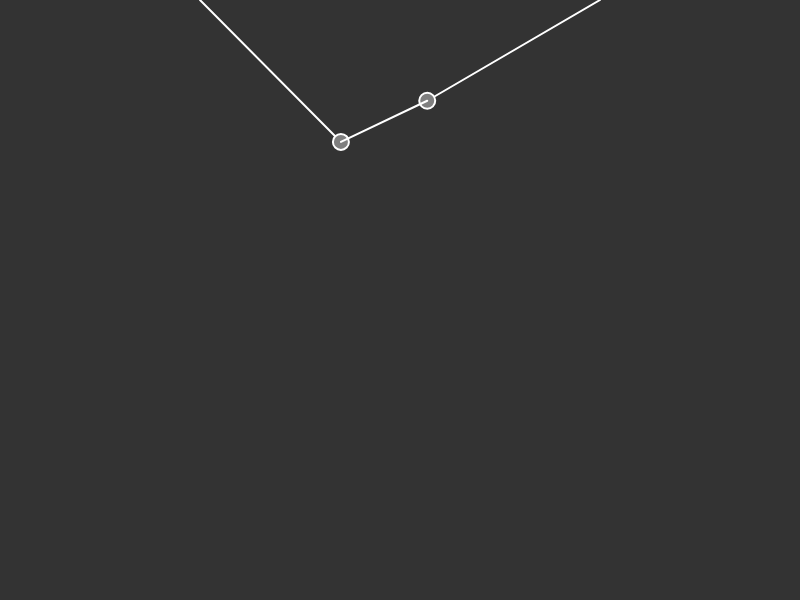
Frame 1 (no input)
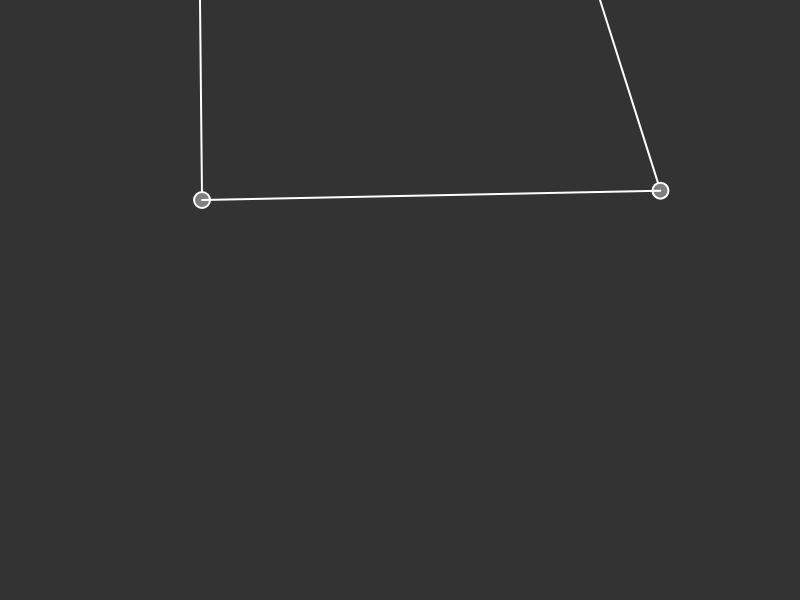
Frame 60 (no input)
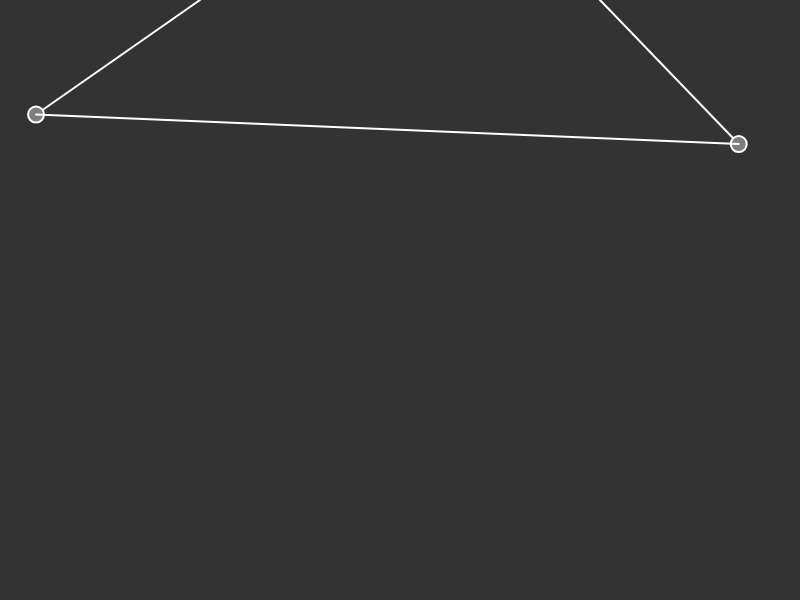
Frame 120 (the mouse pressed at the canvas centre since frame 60)

The p5.js sketch that drew these frames (run headless with seeded random() and noise() and a simulated clock; from frame 60 on, the mouse is pressed at the canvas centre):

// p5.js sketch
// ── sketch.js
let gravity;
let spring1;
let pendulum1;
let pendulum2;

function setup() {
    createCanvas(800, 600);
    pendulum1 = new Pendulum(width / 4, 0, 200, PI / 4);
    pendulum2 = new Pendulum(3 * width / 4, 0, 200, -PI / 3);
    spring1 = new Spring(0.001, width/2, pendulum1, pendulum2);
    gravity = createVector(0, 1);
}

function draw() {
    background(51);
    pendulum1.applyForce(gravity);
    pendulum2.applyForce(gravity);

    pendulum1.update();
    pendulum2.update();
    spring1.update();

    pendulum1.show();
    pendulum2.show();
    spring1.show()
}

// ── Particle.js
class Particle {
    constructor(x, y, mass = 1, drag = 0.005) {
        this.pos = createVector(x, y);
        this.acc = createVector(0, 0);
        this.vel = createVector(0, 0);
        this.mass = mass;
        this.drag = 0.001;
    }

    update() {
        this.vel.mult(1 - this.drag);

        this.vel.add(this.acc);
        this.pos.add(this.vel);
        this.acc.mult(0);
    }

    /**
    * @param {p5.Vector} force
    */
    applyForce(force) {
        let f = force.copy();
        f.div(this.mass);
        this.acc.add(f);
    }

    show() {
        stroke(200);
        strokeWeight(2);
        fill(127);
        ellipse(this.pos.x, this.pos.y, 50, 50);
    }
}
// ── Pendulum.js
class Pendulum {
    constructor(anchorX, anchorY, len, angle, mass = 1, drag = 0) {

        this.anchor = createVector(anchorX, anchorY);

        this.mass = mass;
        this.drag = drag;

        this.len = len;
        this.angle = angle;
        this.angleVel = 0;
        this.angleAcc = 0;

        this.pos = createVector();
        this.updatePosition();

        this.angleHistory = [];
        this.historyScale = 2;
    }

    update() {
        this.angleVel *= 1 - this.drag;
        this.angleVel += this.angleAcc;
        this.angle += this.angleVel;
        this.angleAcc = 0;
        this.updatePosition();

        this.angleHistory.push((2 * this.len / PI) * this.angle);
        if (this.angleHistory.length > (height - this.len) / this.historyScale) {
            this.angleHistory.shift();
        }
    }

    updatePosition() {
        this.pos.x = this.len * sin(this.angle) + this.anchor.x;
        this.pos.y = this.len * cos(this.angle) + this.anchor.y;
    }

    /**
    * @param {p5.Vector} force
    */
    applyForce(force) {
        let f = force.copy();
        f.div(this.mass * this.len);
        this.angleAcc += -f.y * sin(this.angle) + f.x * cos(this.angle);
    }

    show() {
        stroke(255);
        strokeWeight(2);
        fill(127);
        line(this.anchor.x, this.anchor.y, this.pos.x, this.pos.y);
        circle(this.pos.x, this.pos.y, 16);
    }

    plotAngle() {
        stroke(200);
        strokeWeight(1);
        for (let i = 1; i < this.angleHistory.length; i++) {
            let end = this.angleHistory.length;
            let p1 = this.angleHistory[end - i];
            let p2 = this.angleHistory[end - i - 1];

            let yoffset = this.len;
            let xoffset = this.anchor.x;
            line(xoffset + p1, yoffset + this.historyScale * (i - 1),
                xoffset + p2, yoffset + this.historyScale * i);
        }
    }
}
// ── Spring.js
class Spring {
    // /**
    // * @param {Particle} a
    // * @param {Particle} b
    // */
    constructor(k, restLength, a, b) {
        this.k = k;
        this.restLength = restLength;
        this.a = a;
        this.b = b;
    }

    update() {
        let force = p5.Vector.sub(this.b.pos, this.a.pos);
        let x = force.mag() - this.restLength;
        force.normalize();
        force.mult(this.k * x);
        this.a.applyForce(force);
        force.mult(-1);
        this.b.applyForce(force);
    }

    show() {
        stroke(4);
        stroke(255);
        line(this.a.pos.x, this.a.pos.y, this.b.pos.x, this.b.pos.y);
    }
}
// ── style.css
html, body {
  margin: 10;
  padding: 10;
  background-color: #444444;
}

canvas {
  display: block;
}
